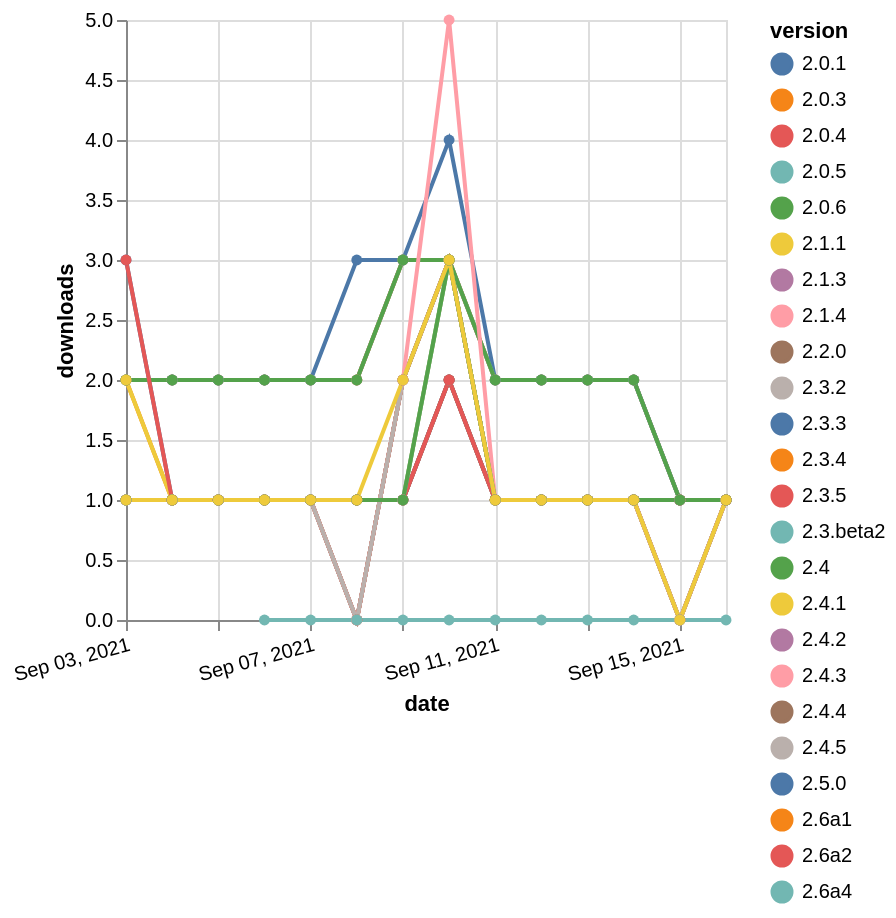

Vega-Lite specification for this chart:
### Vega-Lite specification from a JSON file in a GitHub repository (floating-point values rounded to 4 significant figures; data arrays with more than 128 entries replaced by an {"elided": "..."} marker saying what was removed)
{"$schema": "https://vega.github.io/schema/vega-lite/v5.json", "description": "A simple bar chart with embedded data.", "data": {"values": {"elided": "333 records"}}, "width": "container", "mark": {"type": "line", "point": {"filled": true}}, "encoding": {"x": {"field": "date", "type": "temporal", "timeUnit": "yearmonthdate", "title": "date", "axis": {"labelAngle": -15}}, "y": {"field": "delta", "type": "quantitative", "title": "downloads"}, "color": {"field": "version", "type": "nominal"}, "tooltip": {"field": "delta"}}}
